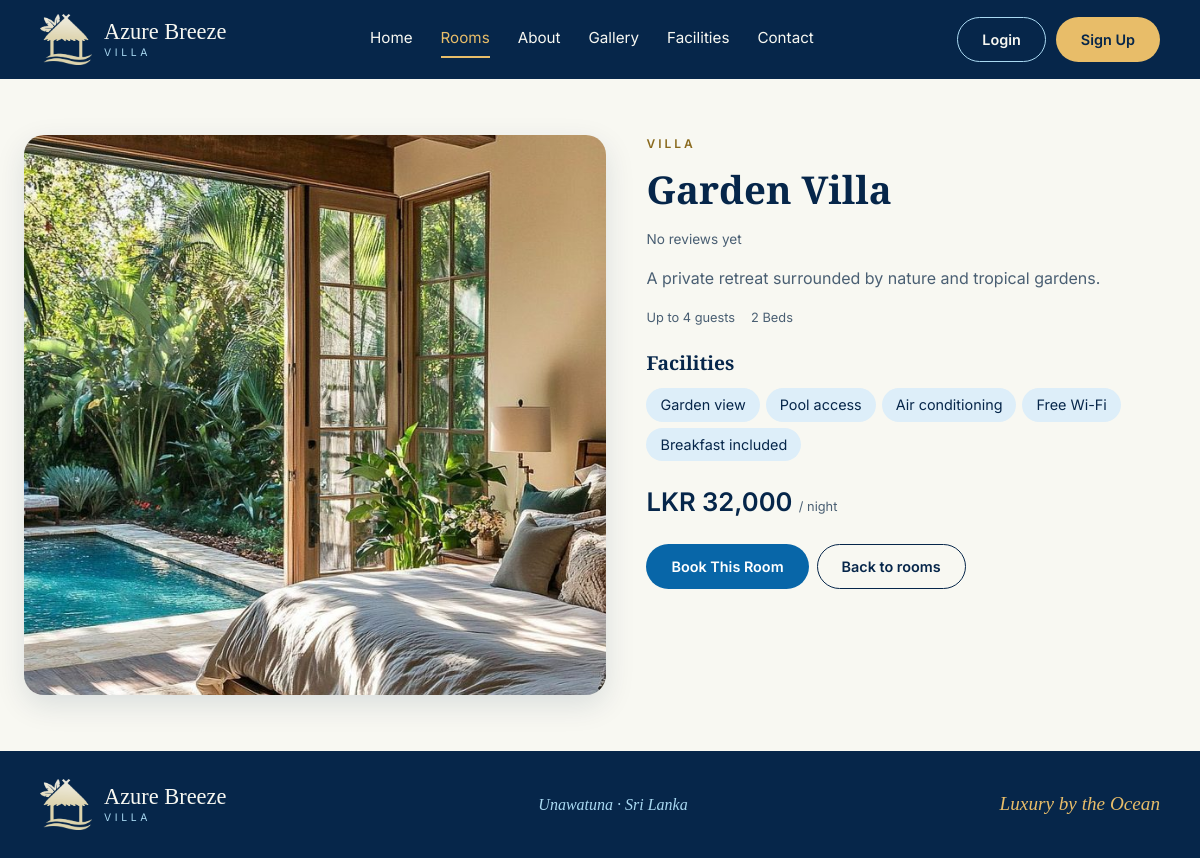
The page /room.php?room_id=2 on the database as committed earlier.
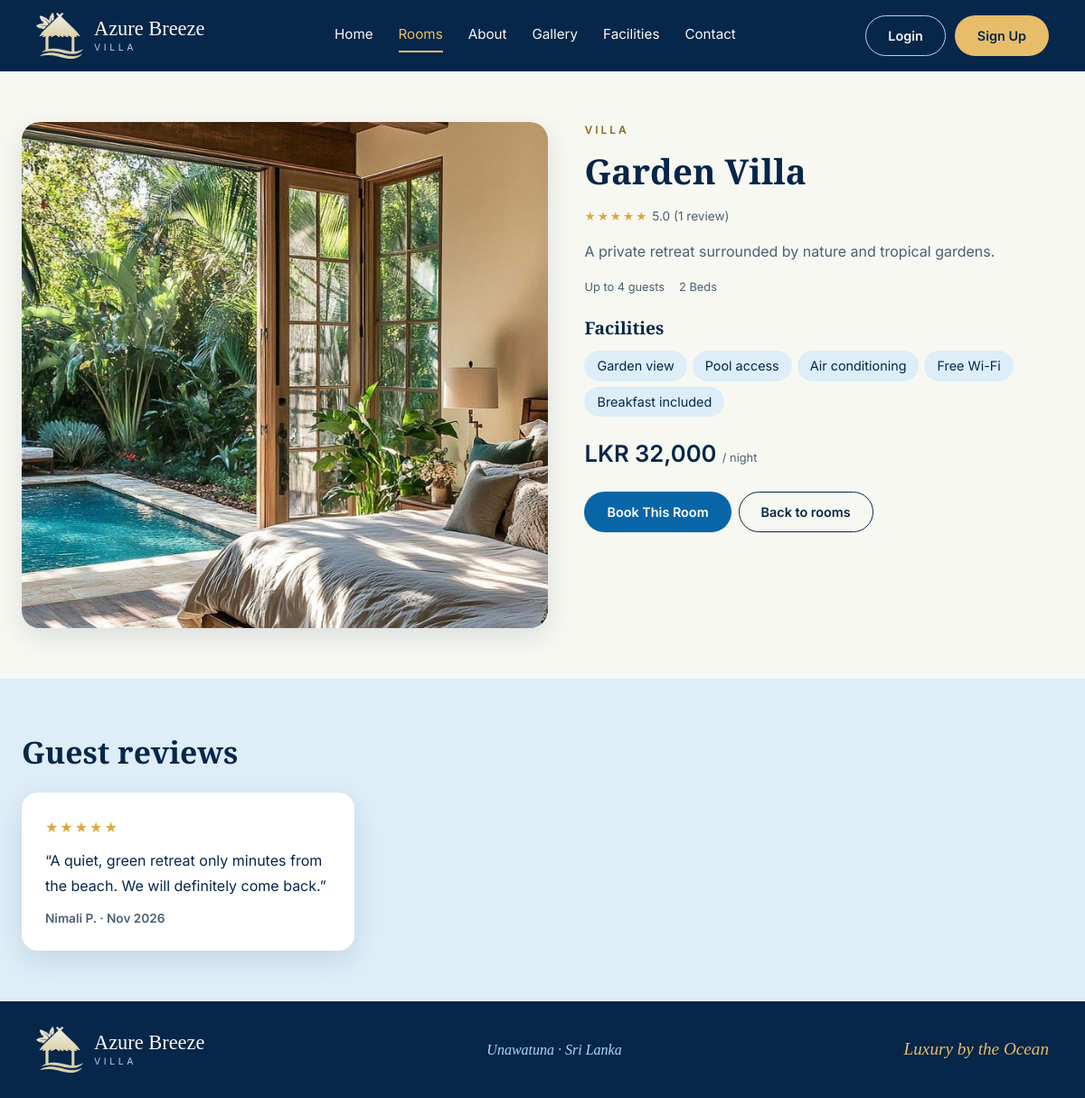
The same page on the database as committed later.
### tables this page shows
CREATE TABLE rooms (
  room_id         INT UNSIGNED NOT NULL AUTO_INCREMENT,
  room_name       VARCHAR(100) NOT NULL,
  room_type       VARCHAR(50)  NOT NULL,            
  description     TEXT NOT NULL,
  facilities      VARCHAR(255) NOT NULL DEFAULT '',  
  price_per_night DECIMAL(10,2) NOT NULL,            
  max_guests      TINYINT UNSIGNED NOT NULL,
  bed_info        VARCHAR(50)  NOT NULL DEFAULT '',
  image           VARCHAR(255) NOT NULL DEFAULT '',  
  room_status     ENUM('active','inactive') NOT NULL DEFAULT 'active',
  PRIMARY KEY (room_id),
  CONSTRAINT chk_rooms_price  CHECK (price_per_night > 0),
  CONSTRAINT chk_rooms_guests CHECK (max_guests > 0)
);

CREATE TABLE reviews (
  review_id     INT UNSIGNED NOT NULL AUTO_INCREMENT,
  booking_id    INT UNSIGNED NOT NULL,                  
  user_id       INT UNSIGNED NOT NULL,
  room_id       INT UNSIGNED NOT NULL,
  rating        TINYINT UNSIGNED NOT NULL,              
  comment       VARCHAR(1000) NOT NULL,
  review_status ENUM('Visible','Hidden') NOT NULL DEFAULT 'Visible',
  created_at    TIMESTAMP NOT NULL DEFAULT CURRENT_TIMESTAMP,
  PRIMARY KEY (review_id),
  UNIQUE KEY uq_reviews_booking (booking_id),
  KEY idx_reviews_room (room_id),
  CONSTRAINT fk_reviews_booking FOREIGN KEY (booking_id) REFERENCES bookings (booking_id) ON DELETE CASCADE ON UPDATE CASCADE,
  CONSTRAINT fk_reviews_user    FOREIGN KEY (user_id)    REFERENCES users (user_id)       ON DELETE CASCADE ON UPDATE CASCADE,
  CONSTRAINT fk_reviews_room    FOREIGN KEY (room_id)    REFERENCES rooms (room_id)       ON DELETE CASCADE ON UPDATE CASCADE,
  CONSTRAINT chk_reviews_rating CHECK (rating BETWEEN 1 AND 5)
);

CREATE TABLE users (
  user_id        INT UNSIGNED NOT NULL AUTO_INCREMENT,
  name           VARCHAR(100) NOT NULL,
  email          VARCHAR(150) NOT NULL,
  contact_number VARCHAR(20)  NOT NULL,
  password       VARCHAR(255) NOT NULL,             
  role           ENUM('guest','admin') NOT NULL DEFAULT 'guest',
  created_at     TIMESTAMP NOT NULL DEFAULT CURRENT_TIMESTAMP,
  PRIMARY KEY (user_id),
  UNIQUE KEY uq_users_email (email)
);

### includes/auth.php (called while the page is built, shortened)
<?php
function e($value): string
{
    return htmlspecialchars((string)$value, ENT_QUOTES, 'UTF-8');
}
function money($amount): string
{
    return CURRENCY . ' ' . number_format((float)$amount, 0);
}

### room.php (the view, shortened to what the changed rows need)
<?php
require_once __DIR__ . '/config/db.php';
require_once __DIR__ . '/includes/functions.php';
$roomId = (int)($_GET['room_id'] ?? 0);
$stmt = $pdo->prepare("SELECT * FROM rooms WHERE room_id = ? AND room_status = 'active'");
$stmt->execute([$roomId]);
$room = $stmt->fetch();
$checkIn  = trim($_GET['check_in'] ?? '');
$checkOut = trim($_GET['check_out'] ?? '');
$guests   = max(1, (int)($_GET['guests'] ?? 1));
$stayInfo = null;
$roomReviews = latest_reviews($pdo, 10, $roomId);
$roomRating  = room_rating_stats($pdo)[$roomId] ?? null;
$bookQuery = $stayInfo ? '&check_in=' . urlencode($checkIn) . '&check_out=' . urlencode($checkOut) . '&guests=' . $guests : '';
$activePage = 'rooms';
include __DIR__ . '/includes/header.php';
?>
<section class="section">
  <div class="container room-detail">
    <div class="room-detail-photo"><img src="<?= BASE_URL ?>/assets/images/rooms/<?= e($room['image']) ?>" alt="<?= e($room['room_name']) ?>"></div>
    <div class="room-detail-info">
      <div class="eyebrow"><?= e(strtoupper($room['room_type'])) ?></div>
      <h1><?= e($room['room_name']) ?></h1>
      <div class="rating-line"><?php if ($roomRating): ?><?= stars_html($roomRating['avg']) ?> <?= number_format($roomRating['avg'], 1) ?> (<?= $roomRating['count'] ?> review<?= $roomRating['count'] === 1 ? '' : 's' ?>)<?php else: ?>No reviews yet<?php endif; ?></div>
      <p class="lead-text"><?= e($room['description']) ?></p>
      <div class="room-meta"><span>Up to <?= (int)$room['max_guests'] ?> guests</span><span><?= e($room['bed_info']) ?></span></div>
      <h3>Facilities</h3>
      <ul class="facility-list big">
        <?php foreach (facility_list($room['facilities']) as $f): ?><li><?= e($f) ?></li><?php endforeach; ?>
      </ul>
      <div class="price big"><?= money($room['price_per_night']) ?> <small>/ night</small></div>
      <div class="card-actions">
        <a class="btn btn-primary" href="<?= BASE_URL ?>/guest/book.php?room_id=<?= $roomId . $bookQuery ?>">Book This Room</a>
        <a class="btn btn-outline-dark" href="<?= BASE_URL ?>/rooms.php">Back to rooms</a>
      </div>
    </div>
  </div>
</section>
<?php if ($roomReviews): ?>
<section class="section band-soft">
  <div class="container">
    <h2 class="section-title">Guest reviews</h2>
    <div class="card-grid three">
      <?php foreach ($roomReviews as $rv): ?>
        <article class="review-card">
          <?= stars_html((float)$rv['rating']) ?>
          <p class="review-text">&ldquo;<?= e($rv['comment']) ?>&rdquo;</p>
          <div class="review-author"><?= e(display_name($rv['guest_name'])) ?> &middot; <?= e(date('M Y', strtotime($rv['created_at']))) ?></div>
        </article>
      <?php endforeach; ?>
    </div>
  </div>
</section>
<?php endif; ?>
<?php include __DIR__ . '/includes/footer.php'; ?>

### includes/header.php (shortened to what the changed rows need)
<?php
require_once __DIR__ . '/auth.php';
$activePage = $activePage ?? '';
$links = [
    'home'       => ['Home',       '/index.php'],
    'rooms'      => ['Rooms',      '/rooms.php'],
    'about'      => ['About',      '/about.php'],
    'gallery'    => ['Gallery',    '/gallery.php'],
    'facilities' => ['Facilities', '/facilities.php'],
    'contact'    => ['Contact',    '/contact.php'],
];
?>
<!DOCTYPE html>
<html lang="en">
<head>
  <link rel="stylesheet" href="<?= BASE_URL ?>/assets/css/style.css?v=<?= filemtime(__DIR__ . '/../assets/css/style.css') ?>">
</head>
<body>
<header class="site-header">
  <nav class="main-nav" id="mainNav">
    <?php foreach ($links as $key => [$label, $path]): ?>
      <a href="<?= BASE_URL . $path ?>" class="<?= $activePage === $key ? 'active' : '' ?>"><?= $label ?></a>
    <?php endforeach; ?>
  </nav>
</header>
<main>

### includes/functions.php (shortened to what the changed rows need)
<?php
function facility_list(string $text): array
{
    return array_values(array_filter(array_map('trim', explode(',', $text))));
}
function stars_html(float $rating): string
{
    $full = max(0, min(5, (int)round($rating)));
    return '<span class="stars" role="img" aria-label="' . e(number_format($rating, 1)) . ' out of 5">'
        . str_repeat('★', $full) . '<span class="off">' . str_repeat('★', 5 - $full) . '</span></span>';
}
function display_name(string $name): string
{
    $parts = preg_split('/\s+/', trim($name));
    $first = $parts[0] ?? '';
    $last  = count($parts) > 1 ? ' ' . mb_substr(end($parts), 0, 1) . '.' : '';
    return $first . $last;
}
function room_rating_stats(PDO $pdo): array
{
    $rows = $pdo->query("SELECT room_id, AVG(rating) AS avg_rating, COUNT(*) AS review_count
                         FROM reviews WHERE review_status = 'Visible' GROUP BY room_id")->fetchAll();
    $stats = [];
    foreach ($rows as $r) {
        $stats[(int)$r['room_id']] = ['avg' => (float)$r['avg_rating'], 'count' => (int)$r['review_count']];
    }
    return $stats;
}
function latest_reviews(PDO $pdo, int $limit, int $roomId = 0): array
{
    $sql = "SELECT rv.rating, rv.comment, rv.created_at, u.name AS guest_name, r.room_name
            FROM reviews rv
            JOIN users u ON u.user_id = rv.user_id
            JOIN rooms r ON r.room_id = rv.room_id
            WHERE rv.review_status = 'Visible'";
    $params = [];
    if ($roomId > 0) {
        $sql .= ' AND rv.room_id = ?';
        $params[] = $roomId;
    }
    $stmt = $pdo->prepare($sql . ' ORDER BY rv.created_at DESC, rv.review_id DESC LIMIT ' . (int)$limit);
    $stmt->execute($params);
    return $stmt->fetchAll();
}

Rows that differ between the two databases and show on the page:
added reviews: comment "A quiet, green retreat only minutes from the beach. We will definitely come back.", user.name "Nimali P.", created_at "Nov 2026"
Other text that changed with them:
str_repeat('★', $full): (not shown) → "★★★★★"
$roomRating['avg']: (not shown) → "5.0"
$roomRating['count']: (not shown) → "1"
text no longer shown: "No reviews yet"
text now shown: "( review ) Guest reviews"
